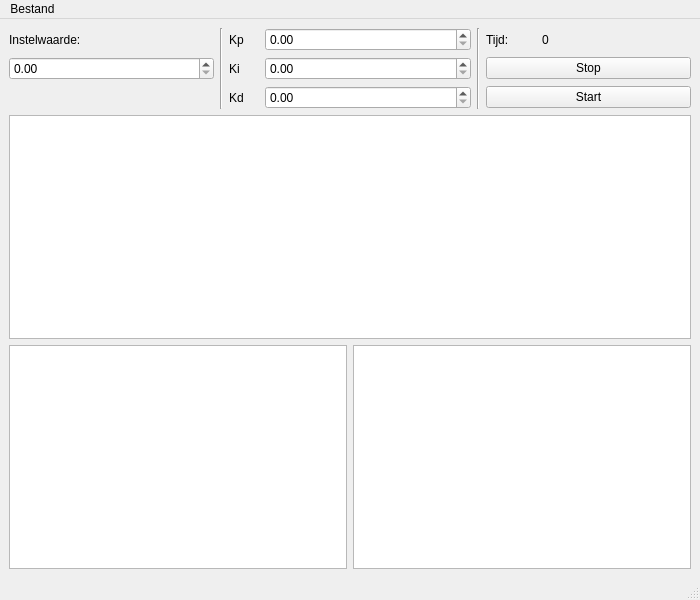
<?xml version="1.0" encoding="UTF-8"?>
<ui version="4.0">
 <class>MainWindow</class>
 <widget class="QMainWindow" name="MainWindow">
  <property name="geometry">
   <rect>
    <x>0</x>
    <y>0</y>
    <width>700</width>
    <height>600</height>
   </rect>
  </property>
  <property name="minimumSize">
   <size>
    <width>700</width>
    <height>600</height>
   </size>
  </property>
  <property name="windowTitle">
   <string>Temperatuurregeling</string>
  </property>
  <widget class="QWidget" name="centralwidget">
   <layout class="QVBoxLayout" name="verticalLayout_2">
    <item>
     <layout class="QVBoxLayout" name="vl_onderkant">
      <item>
       <layout class="QGridLayout" name="gl_instellingen">
        <item row="1" column="2">
         <widget class="QLabel" name="l_kp">
          <property name="maximumSize">
           <size>
            <width>30</width>
            <height>16777215</height>
           </size>
          </property>
          <property name="text">
           <string>Kp</string>
          </property>
          <property name="margin">
           <number>5</number>
          </property>
         </widget>
        </item>
        <item row="1" column="1" rowspan="3">
         <widget class="Line" name="line">
          <property name="orientation">
           <enum>Qt::Vertical</enum>
          </property>
         </widget>
        </item>
        <item row="3" column="5">
         <widget class="QPushButton" name="pb_start">
          <property name="text">
           <string>Start</string>
          </property>
         </widget>
        </item>
        <item row="1" column="3">
         <widget class="QDoubleSpinBox" name="sp_kp"/>
        </item>
        <item row="1" column="5">
         <layout class="QHBoxLayout" name="hl_tijdlayout">
          <item>
           <widget class="QLabel" name="l_tijdlabel">
            <property name="maximumSize">
             <size>
              <width>50</width>
              <height>16777215</height>
             </size>
            </property>
            <property name="text">
             <string>Tijd:</string>
            </property>
           </widget>
          </item>
          <item>
           <widget class="QLabel" name="l_tijdwaarde">
            <property name="text">
             <string>0</string>
            </property>
           </widget>
          </item>
         </layout>
        </item>
        <item row="3" column="2">
         <widget class="QLabel" name="l_kd">
          <property name="maximumSize">
           <size>
            <width>30</width>
            <height>16777215</height>
           </size>
          </property>
          <property name="text">
           <string>Kd</string>
          </property>
          <property name="margin">
           <number>5</number>
          </property>
         </widget>
        </item>
        <item row="2" column="2">
         <widget class="QLabel" name="l_ki">
          <property name="maximumSize">
           <size>
            <width>30</width>
            <height>16777215</height>
           </size>
          </property>
          <property name="text">
           <string>Ki</string>
          </property>
          <property name="margin">
           <number>5</number>
          </property>
         </widget>
        </item>
        <item row="1" column="0">
         <widget class="QLabel" name="l_instelwaarde">
          <property name="text">
           <string>Instelwaarde:</string>
          </property>
         </widget>
        </item>
        <item row="2" column="5">
         <widget class="QPushButton" name="pb_stop">
          <property name="text">
           <string>Stop</string>
          </property>
         </widget>
        </item>
        <item row="3" column="3">
         <widget class="QDoubleSpinBox" name="sp_kd"/>
        </item>
        <item row="2" column="0">
         <widget class="QDoubleSpinBox" name="sp_instelwaarde"/>
        </item>
        <item row="2" column="3">
         <widget class="QDoubleSpinBox" name="sp_ki"/>
        </item>
        <item row="1" column="4" rowspan="3">
         <widget class="Line" name="line_2">
          <property name="orientation">
           <enum>Qt::Vertical</enum>
          </property>
         </widget>
        </item>
       </layout>
      </item>
      <item>
       <widget class="PlotWidget" name="gv_temperatuur"/>
      </item>
      <item>
       <layout class="QHBoxLayout" name="hl_ondersteGrafieken">
        <item>
         <widget class="PlotWidget" name="gv_vermogen"/>
        </item>
        <item>
         <widget class="PlotWidget" name="gv_afwijking"/>
        </item>
       </layout>
      </item>
     </layout>
    </item>
   </layout>
  </widget>
  <widget class="QMenuBar" name="menubar">
   <property name="geometry">
    <rect>
     <x>0</x>
     <y>0</y>
     <width>700</width>
     <height>26</height>
    </rect>
   </property>
   <widget class="QMenu" name="m_bestand">
    <property name="title">
     <string>Bestand</string>
    </property>
    <addaction name="a_nieuw"/>
    <addaction name="a_openen"/>
    <addaction name="separator"/>
    <addaction name="a_opslaan"/>
    <addaction name="a_opslaanAls"/>
    <addaction name="separator"/>
    <addaction name="a_exporteren"/>
   </widget>
   <addaction name="m_bestand"/>
  </widget>
  <widget class="QStatusBar" name="statusbar"/>
  <action name="a_nieuw">
   <property name="text">
    <string>Nieuw</string>
   </property>
  </action>
  <action name="a_openen">
   <property name="text">
    <string>Openen</string>
   </property>
  </action>
  <action name="actionOpslaan">
   <property name="text">
    <string>Opslaan</string>
   </property>
  </action>
  <action name="a_opslaan">
   <property name="text">
    <string>Opslaan</string>
   </property>
  </action>
  <action name="a_opslaanAls">
   <property name="text">
    <string>Opslaan Als...</string>
   </property>
  </action>
  <action name="a_exporteren">
   <property name="text">
    <string>Exporteren</string>
   </property>
  </action>
 </widget>
 <customwidgets>
  <customwidget>
   <class>PlotWidget</class>
   <extends>QGraphicsView</extends>
   <header>pyqtgraph</header>
  </customwidget>
 </customwidgets>
 <resources/>
 <connections/>
</ui>
